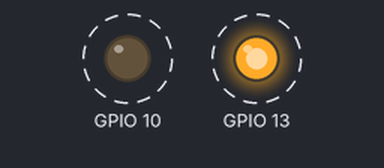
A program run on a simulated Raspberry Pi (BCM pin numbers). Parts: output pins drawn as LEDs (lit = HIGH). Dashed ring = blinking.

Above: at 0.5 s.
Timing chart, 0 to 4.6 s (numbered marks = the images above):
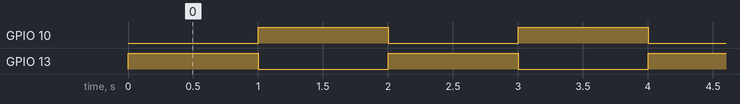

Measured:
- by itself, GPIO 10, GPIO 13: alternates HIGH for 1.0 s and LOW for 1.0 s

The program:

blinkled.py
```python
import RPi.GPIO as GPIO
from time import sleep
GPIO.setwarnings(False)
GPIO.setmode(GPIO.BCM)
GPIO.setup(13,GPIO.OUT,initial=GPIO.LOW)
GPIO.setup(10,GPIO.OUT,initial=GPIO.LOW)
while True:
    GPIO.output(13,GPIO.HIGH)
    GPIO.output(10,GPIO.LOW)
    sleep(1)
    GPIO.output(13,GPIO.LOW)
    GPIO.output(10,GPIO.HIGH)
    sleep(1)
```
